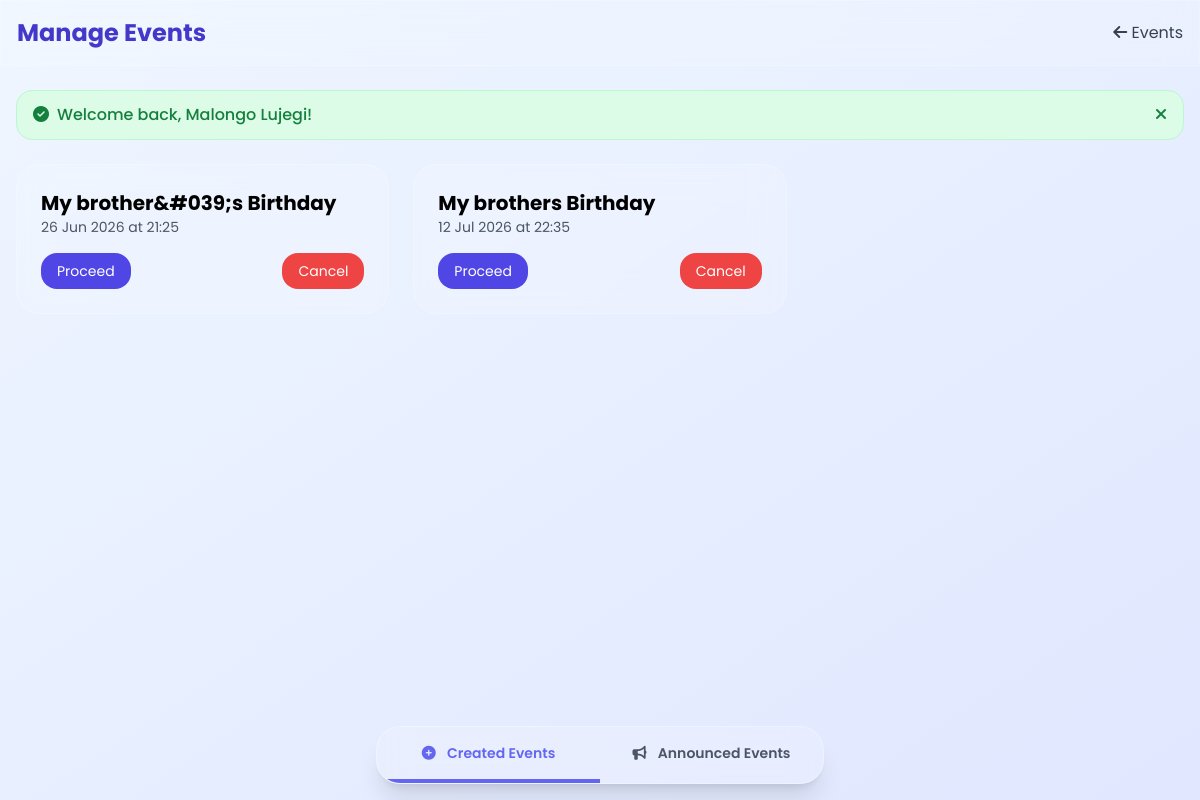
/pages/manage-event.php (signed in), run on the app's committed database.
### tables this page shows
CREATE TABLE `event_basic_info` (
  `event_id` int(11) NOT NULL,
  `host_id` varchar(25) NOT NULL,
  `creation_datetime` datetime NOT NULL DEFAULT current_timestamp(),
  `event_title` varchar(100) NOT NULL,
  `event_type` enum('Private','Public') DEFAULT 'Public',
  `event_category` text NOT NULL,
  `event_extra_detail` text DEFAULT NULL,
  `event_tickets` int(11) NOT NULL DEFAULT 0,
  `event_tickets_sold` int(11) DEFAULT 0,
  `groupchat_permission` enum('Unlocked','Locked') DEFAULT 'Unlocked',
  `privatechat_permission` enum('Unlocked','Locked') DEFAULT 'Unlocked',
  `groupchat_id` int(11) DEFAULT NULL,
  `venue_id` varchar(20) DEFAULT NULL,
  `venue_details` text DEFAULT NULL,
  `event_date` date NOT NULL,
  `event_time` time NOT NULL,
  `termination_date` date NOT NULL,
  `termination_time` time NOT NULL,
  `pocket_id` varchar(30) DEFAULT NULL,
  `event_ad_media` enum('None','Image','Video') DEFAULT 'Image',
  `participation_fee` enum('Present','Absent') DEFAULT 'Present',
  `booking_fundraise_id` varchar(30) DEFAULT NULL,
  `event_activeness` enum('Created','Announced','In Session','Closed','Terminated') DEFAULT 'Created'
);

### pages/manage-event.php (the view, shortened to what this page needs)
<?php
require_once '../config/functions.php';
$user_id = getCurrentUserId();
$stmt = $pdo->prepare("SELECT * FROM event_basic_info WHERE host_id = ? AND event_activeness = 'Created' ORDER BY event_date ASC, event_time ASC");
$stmt->execute([$user_id]);
$createdEvents = $stmt->fetchAll();
?>
<!DOCTYPE html>
<html lang="en">
<head>
    <script src="https://cdn.tailwindcss.com"></script>
    <link rel="stylesheet" href="https://cdnjs.cloudflare.com/ajax/libs/font-awesome/6.6.0/css/all.min.css">
</head>
<body class="bg-gradient-to-br from-blue-50 to-indigo-100 min-h-screen">
<header class="glass sticky top-0 z-50">
    <div class="max-w-7xl mx-auto px-4 py-4 flex justify-between items-center">
        <h1 class="text-2xl font-bold text-indigo-700">Manage Events</h1>
        <a href="events.php" class="text-gray-700 hover:text-indigo-700"><i class="fa fa-arrow-left"></i> Events</a>
    </div>
</header>
<div class="max-w-7xl mx-auto px-4 py-6">
    <?php if (isset($_SESSION['success'])): ?>
        <div class="bg-green-100 border border-green-200 text-green-700 px-4 py-3 rounded-2xl mb-6 flex items-center justify-between">
            <p class="font-medium"><i class="fa fa-check-circle mr-2"></i><?= htmlspecialchars($_SESSION['success']) ?></p>
            <button onclick="this.parentElement.remove()" class="text-green-700 hover:text-green-900"><i class="fa fa-times"></i></button>
        </div>
    <?php endif; ?>
    <div id="panel0" class="tab-panel">
        <?php if (empty($createdEvents)): ?>
            <div class="glass rounded-3xl p-12 text-center">
                <p class="text-gray-500 text-lg">You have no events in the 'Created' state.</p>
                <a href="create-event.php" class="inline-block mt-4 text-indigo-600 hover:underline">Create a new event</a>
            </div>
        <?php else: ?>
            <div class="grid grid-cols-1 md:grid-cols-2 lg:grid-cols-3 gap-6">
                <?php foreach ($createdEvents as $ev): ?>
                    <div class="event-card glass rounded-3xl p-6">
                        <h3 class="font-bold text-xl"><?= htmlspecialchars($ev['event_title']) ?></h3>
                        <p class="text-sm text-gray-600"><?= date('d M Y', strtotime($ev['event_date'])) ?> at <?= date('H:i', strtotime($ev['event_time'])) ?></p>
                        <div class="flex justify-between mt-4">
                            <a href="?process=<?= $ev['event_id'] ?>" class="bg-indigo-600 hover:bg-indigo-700 text-white px-4 py-2 rounded-2xl text-sm">Proceed</a>
                            <form method="POST" onsubmit="return confirm('Cancel this event? It will be closed permanently.')">
                                <button type="submit" name="cancel_event" class="bg-red-500 hover:bg-red-600 text-white px-4 py-2 rounded-2xl text-sm">Cancel</button>
                            </form>
                        </div>
                    </div>
                <?php endforeach; ?>
            </div>
        <?php endif; ?>
    </div>
    <div class="h-24"></div>
</div>
<footer class="fixed bottom-4 left-1/2 -translate-x-1/2 z-40 w-[calc(100%-2rem)] max-w-md glass rounded-3xl border border-white/30 shadow-xl overflow-hidden">
    <div class="flex justify-center items-center">
        <button onclick="switchTab(0)" id="tab0"
                class="tab flex-1 px-4 py-4 text-center font-semibold text-gray-600 border-b-4 border-transparent transition hover:text-indigo-700 hover:bg-white/10 text-xs md:text-sm tab-active">
            <i class="fa fa-plus-circle mr-1 md:mr-2"></i> <span class="hidden sm:inline">Created Events</span><span class="sm:hidden">Created</span>
        </button>
        <button onclick="switchTab(1)" id="tab1"
                class="tab flex-1 px-4 py-4 text-center font-semibold text-gray-600 border-b-4 border-transparent transition hover:text-indigo-700 hover:bg-white/10 text-xs md:text-sm">
            <i class="fa fa-bullhorn mr-1 md:mr-2"></i> <span class="hidden sm:inline">Announced Events</span><span class="sm:hidden">Announced</span>
        </button>
    </div>
</footer>
</body>
</html>

### pages/manage-event.php (style rules this page uses)
body { font-family: 'Poppins', sans-serif; }
.glass { background: rgba(255,255,255,0.15); backdrop-filter: blur(16px); border: 1px solid rgba(255,255,255,0.2); }
.tab-active { border-bottom: 4px solid #6366f1; color: #6366f1; font-weight: 600; }
.tab.tab-active { border-color: #6366f1 !important; color: #6366f1 !important; }
.event-card { transition: all 0.3s; }

### data on the page
event_basic_info: event_title "My brother&#039;s Birthday", event_date "26 Jun 2026", event_time "21:25"
event_basic_info: event_title "My brothers Birthday", event_date "12 Jul 2026", event_time "22:35"

### other printed values
$_SESSION['success'] "Welcome back, Malongo Lujegi!"
